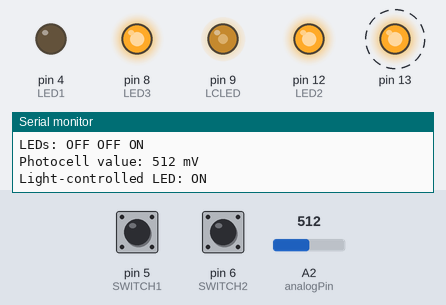
A sketch run on a simulated Arduino Uno, built with avr-gcc and run on an emulated ATmega328P. On the bench: output pins drawn as LEDs (lit = HIGH), the last lines printed to the serial monitor. Dashed ring = blinking. The test bench sets the inputs (shaded band); at power-on: A2 (analogPin) = 512, pin 5 (SWITCH1) HIGH, pin 6 (SWITCH2) HIGH.

Above: at 1.2 s.
1.3 s: A2 (analogPin) set to 786
At 2.0 s:
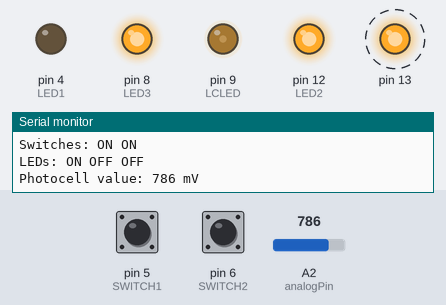
4.3 s: A2 (analogPin) set to 815
At 6.3 s:
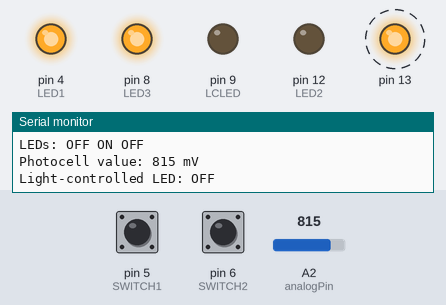
7.3 s: A2 (analogPin) set to 790
At 9.1 s:
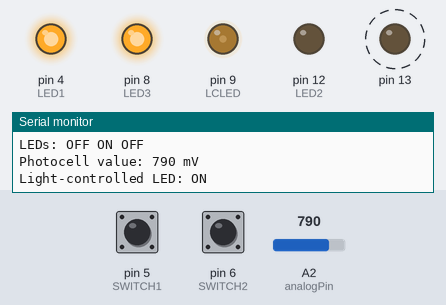
10.3 s: A2 (analogPin) set to 1023
At 11.8 s:
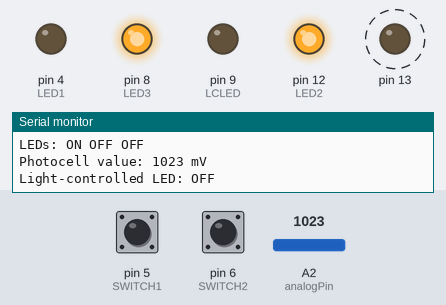
13.3 s: pin 5 (SWITCH1) pulled LOW for 0.15 s
At 14.5 s:
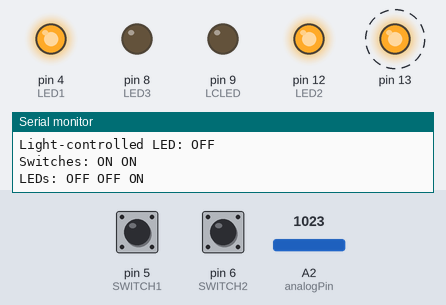
16.4 s: pin 6 (SWITCH2) pulled LOW for 1 s
Timing chart, 0 to 20.4 s (numbered marks = the images above; inputs shaded):
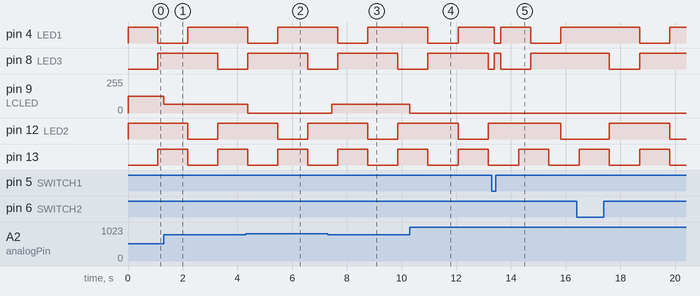

Measured:
- the behaviour switches between 799 and 800 on A2 (analogPin) (found by bisection; images 1 and 2)
- after the input at 1.3 s, pin 9 (LCLED): 127/255 → 64/255 at once
- after the input at 4.3 s, pin 9 (LCLED): 64/255 → 0/255 after 0.08 s
- after the input at 7.3 s, pin 9 (LCLED): 0/255 → 64/255 after 0.16 s
- after the input at 10.3 s, pin 9 (LCLED): 64/255 → 0/255 at once
- after the input at 13.3 s, pin 8 (LED3): LOW → HIGH after 0.10 s instead of 0.98 s; pin 12 (LED2): HIGH → LOW after 2.5 s instead of 2.1 s
- by itself, pin 13: alternates HIGH for 1.1 s and LOW for 1.1 s

The sketch:

LEDs.ino
```cpp
//constants
const int LED1 = 4; //BLUE
const int LED2 = 12; //GREEN
const int LED3 = 8; //RED
const int SWITCH1 = 5;
const int SWITCH2 = 6;
const int LCLED = 9; //light controlled LED
const int analogPin = 2; //A2

//variables
int val = 0, switch1 = 0, switch2 = 0, counter = 0, blinkCounter = 0;
boolean changeSwitches = false;

//functions
boolean changeStatus(int, int);
void checkPhotoCell();
void displayStatus();

// the setup function runs once when you press reset or power the board
void setup() {
  Serial.begin(9600);
  //initialize inputs and outputs
  pinMode(SWITCH1, INPUT);
  pinMode(SWITCH2, INPUT);
  pinMode(13, OUTPUT);
  pinMode(LED1, OUTPUT);
  pinMode(LED2, OUTPUT);
  pinMode(LED3, OUTPUT);
  pinMode(LCLED, OUTPUT);
}

// the loop function runs over and over again forever
void loop() {
  //if switches are changed or a pattern cycle (3 flashes or 3 seconds) is complete
  //each counter is 0.2s
  if (changeSwitches == true || counter == 15){
    counter = 0; // reset pattern
  }
  //reset blinkCounter every 2 seconds
  //each blinkCounter is 0.2s
  if (blinkCounter == 10){
    blinkCounter = 0;
  }
  //logic for PhotoCell LED
  checkPhotoCell();

  //reads status of switches
  switch1 = digitalRead(SWITCH1);
  switch2 = digitalRead(SWITCH2);

  if (blinkCounter < 5){ // 1 second
      digitalWrite(13, LOW); // blinking LED is 13 by default
  } else if (5 <= blinkCounter < 10){ // 1 second
      digitalWrite(13, HIGH);
  }

  // logic for both switch off
  if (switch1 == LOW && switch2 == LOW){
    digitalWrite(LED1, HIGH);
    digitalWrite(LED2, HIGH);
    digitalWrite(LED3, HIGH);
  } // logic for switch1 off, switch2 on
  else if (switch1 == LOW && switch2 == HIGH){
    if (counter < 5){
      digitalWrite(LED1, LOW); //BLUE
      digitalWrite(LED2, HIGH);
      digitalWrite(LED3, HIGH);
    }
    else if (5 <= counter && counter < 10){
      digitalWrite(LED1, HIGH);
      digitalWrite(LED2, LOW); //GREEN
    }
    else if (10 <= counter && counter < 15) {
      digitalWrite(LED2, HIGH);
      digitalWrite(LED3, LOW); //RED
    }
  } // logic for switch1 on, switch2 off
  else if (switch1 == HIGH && switch2 == LOW){
    if (counter < 5){
      digitalWrite(LED1, HIGH);
      digitalWrite(LED2, LOW); //GREEN
      digitalWrite(LED3, HIGH);
    }
    else if (5 <= counter && counter < 10){
      digitalWrite(LED2, HIGH);
      digitalWrite(LED1, LOW); //BLUE
    }
    else if (10 <= counter && counter < 15) {
      digitalWrite(LED1, HIGH);
      digitalWrite(LED3, LOW); //RED
    }
  } //logic for both switch on
  else if (switch1 == HIGH && switch2 == HIGH){
    if (counter < 5){
      digitalWrite(LED1, HIGH);
      digitalWrite(LED2, HIGH);
      digitalWrite(LED3, LOW); //RED
    }
    else if (5 <= counter && counter < 10){
      digitalWrite(LED3, HIGH);
      digitalWrite(LED1, LOW); //BLUE
    }
    else if (10 <= counter && counter < 15) {
      digitalWrite(LED1, HIGH);
      digitalWrite(LED2, LOW); //GREEN
    }
  }
  blinkCounter++;
  counter++; //one counter is 0.2s, i.e. 5 counters = 1 flash => flashes every 1s
  delay(200); // loops every 0.2s
  changeSwitches = changeStatus(SWITCH1, SWITCH2); //checks if switches have been changed
}
// See if status of SW1 and SW2 has changed
boolean changeStatus(int SW1, int SW2){
  displayStatus();
  if (switch1 != digitalRead(SW1) || switch2 != digitalRead(SW2)){
    return true;
  }
  else {
    return false;
  }
}
//PART C PHOTOCELL
//LCLED is brighter when photocell is covered
void checkPhotoCell(){
  val = analogRead(analogPin);
  if (val < 200){
    analogWrite(LCLED, 255);
  }
  else if ( 200 <= val && val < 400){
    analogWrite(LCLED, 191);
  }
  else if ( 400 <= val && val < 600){
    analogWrite(LCLED, 127);
  }
  else if ( 600 <= val && val < 800){
    analogWrite(LCLED, 64);
  }
  else if ( 800 <= val){
    analogWrite(LCLED, 0);
  }
}
//Shows status in Serial Monitor (PART D)
void displayStatus(){
  Serial.print("Switches:");
  if (switch1 == HIGH){
    Serial.print(" ON");
  }
  else {
    Serial.print(" OFF");
  }
  if (switch2 == HIGH){
    Serial.print(" ON\n");
  }
  else {
    Serial.print(" OFF\n");
  }
  Serial.print("LEDs:");
  if (digitalRead(LED1) == LOW){
    Serial.print(" ON");
  }
  else {
    Serial.print(" OFF");
  }
  if (digitalRead(LED2) == LOW){
    Serial.print(" ON");
  }
  else {
    Serial.print(" OFF");
  }
  if (digitalRead(LED3) == LOW){
    Serial.print(" ON\n");
  }
  else {
    Serial.print(" OFF\n");
  }
  Serial.print("Photocell value: ");
  Serial.print(val);
  Serial.print(" mV\n");
  Serial.print("Light-controlled LED:");
  if (val < 800){
    Serial.print(" ON\n");
  }
  else {
    Serial.print(" OFF\n");
  }
  Serial.print("\n");
}
```
